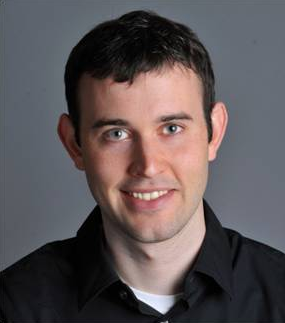
#> input picture Hybrid images/human.png, 285 x 323 px
$ jupyter execute --allow-errors Daniel_Gabriel_Urdas_P1.ipynb   (shell and % lines are left out)   (Python 2 division)   (older library calls are emulated)
#> lines starting #> are read from the running program, lines starting #| are printed output that depends on the picture
# Imagenes Hibiridas - Daniel Gabriel Urdas

## Cargamos las imagenes

[cell 1]
# Importamos las librerias necesarias
import matplotlib.pyplot as plt
from PIL import Image
import numpy as np
from scipy import ndimage
from scipy import fftpack
import time

[cell 2]
# Cargamos las imagenes
img_human = Image.open("human.png")
#> img_human is the input picture: PIL image 285x323 RGB; mean R, G, B 93.4, 85.4, 87.2
img_cat = Image.open("cat.png")
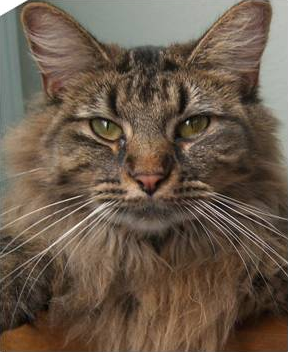
#> input picture Hybrid images/cat.png, 288 x 352 px
#> img_cat is the input picture: PIL image 288x352 RGB; mean R, G, B 106.2, 89.8, 74.4

# Redimensionamos las imagenes
size1=int(round(img_human.size[0]*(4/3.)));
#> size1 = 380
size2=int(round(img_human.size[1]*(4/3.)));
#> size2 = 431
img_human=img_human.resize((size1,size2), Image.ANTIALIAS)
#> img_human: PIL image 380x431 RGB

# Hacemos un crop de la imagen del hombre por tal de tener la cara alineada con la del gato
left = 50
top = 50
right = 51+img_cat.size[0]-1
#> right = 338
bottom = 51+img_cat.size[1]-1
#> bottom = 402
img_human=img_human.crop((left, top, right, bottom))
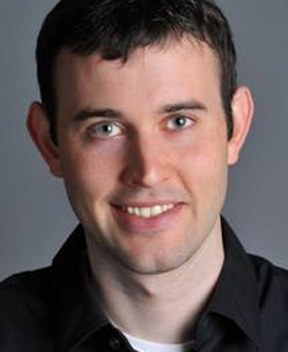
#> img_human: PIL image 288x352 RGB; mean R, G, B 105.5, 89.7, 88.2

# Pasamos las imagenes a numpy array y las convertimos a double
img_human_np = np.array(img_human).astype('double')
img_cat_np = np.array(img_cat).astype('double')

## Función gauss

###### Función gauss que dada la caracteristica sigma devuelve una matriz bidimensional de medida 6 * sigma + 1 que representa una mascara gaussiana

[cell 3]
def gauss(sigma):
    maskSize = 6 * sigma + 1
    mask = np.zeros((maskSize, maskSize))
    for x in range(maskSize):
        for y in range(maskSize):
            mask[x,y] = (1 / (2 * np.pi * sigma**2)) * np.exp(- (((x - (maskSize / 2.))**2 + (y - (maskSize / 2.))**2)/(2*sigma**2)))
    return mask

mask = gauss(9)
plt.imshow(mask)
plt.axis("off")
print "Suma de los elementos de la matriz: " + str(np.sum(mask))
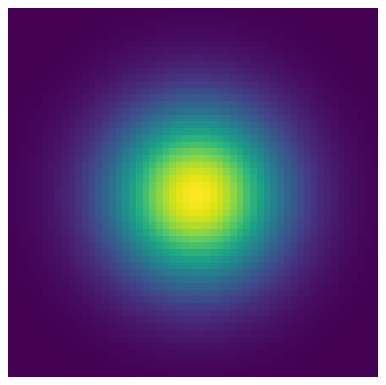
#> figure drawn by matplotlib, 1 panel

# Dominio del espacio

###### Función filtro_lp_e que dada una imagen, le aplica una mascara gaussiana por tal de eliminar las frecuencias altas. Se hace a traves de la convolución en el dominio del espacio

[cell 4]
def filtro_lp_e(img):
    mask = gauss(9)
    img_lp = np.zeros(img.shape)
    # Aplicamos la mascara por cada canal utilizando la convolución
    img_lp[:,:,0] = ndimage.convolve(img[:,:,0],mask, mode='constant')
    img_lp[:,:,1] = ndimage.convolve(img[:,:,1],mask, mode='constant')
    img_lp[:,:,2] = ndimage.convolve(img[:,:,2],mask, mode='constant')

    #Una vez convolucionada la imagen, la normalizamos por cada canal para no tener valores negativos
    img_lp[:,:,0] = img_lp[:,:,0] - np.min(img_lp[:,:,0])
    img_lp[:,:,1] = img_lp[:,:,1] - np.min(img_lp[:,:,1])
    img_lp[:,:,2] = img_lp[:,:,2] - np.min(img_lp[:,:,2])
    return img_lp

###### Utilizando el filtro pasa bajos en el dominio del espacio, obtenemos la imagen LP del hombre y la imagen HP del gato. A continuacón, fusionamos las dos imagenes por tal de crear la imagen hibrida.

[cell 5]
# Calculamos el tiempo que tarda en aplicar el filtro LP a las imagenes
t0 = time.time()
img1_lp = filtro_lp_e(img_human_np)
img2_lp = filtro_lp_e(img_cat_np)
#> in filtro_lp_e (call 2), `img_lp[:,:,0] = img_lp[:,:,0] - np.min(img_lp[:,:,0])`:
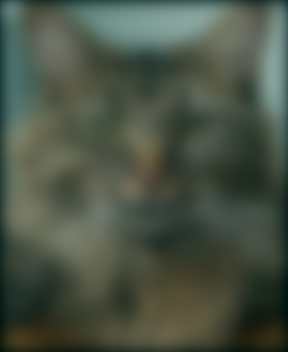
#> img_lp: shape (352, 288, 3) float64; mean R, G, B 74.5, 84.5, 69.8
t1 = time.time()
t_esp = t1 - t0

# Obtenemos la imagen HP del gato
img_cat_hp = img_cat_np - img2_lp

# Normalizamos la imagen HP del gato por cada canal
img_cat_hp[:,:,0] = img_cat_hp[:,:,0] - np.min(img_cat_hp[:,:,0])
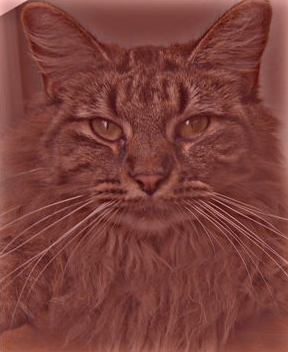
#> img_cat_hp: shape (352, 288, 3) float64; mean R, G, B 108.3, 22.5, 14.7; drawn with min black and max white
img_cat_hp[:,:,1] = img_cat_hp[:,:,1] - np.min(img_cat_hp[:,:,1])
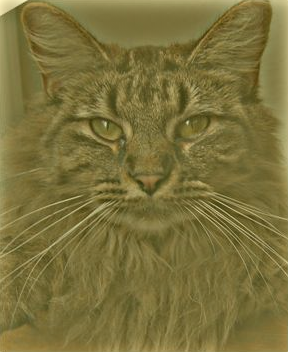
#> img_cat_hp: shape (352, 288, 3) float64; mean R, G, B 108.3, 93.4, 14.7; drawn with min black and max white
img_cat_hp[:,:,2] = img_cat_hp[:,:,2] - np.min(img_cat_hp[:,:,2])

# Fusionamos la imagen Lp del hombre con la imagen HP del gato
img_h_esp = (img1_lp + img_cat_hp) / 2.0
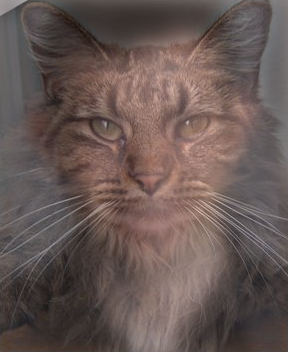
#> img_h_esp: shape (352, 288, 3) float64; mean R, G, B 103.6, 88.3, 84.8

# Mostramos los resultados en una figura
f1 = plt.figure(1)
plt.subplot(131)
imgplot2=plt.imshow(np.array(img1_lp).astype('uint8'))
imgplot2.set_cmap('gray')
plt.axis("off")
plt.title('Imagen LP', size=16)
plt.subplot(132)
imgplot2=plt.imshow(np.array(img_cat_hp).astype('uint8'))
imgplot2.set_cmap('gray')
plt.axis("off")
plt.title('Imagen HP', size=16)
plt.subplot(133)
imgplot2=plt.imshow(np.array(img_h_esp).astype('uint8'))
imgplot2.set_cmap('gray')
plt.axis("off")
plt.title('Imagen Hibrida', size=16)
plt.gcf().set_size_inches((14,14))
plt.show()
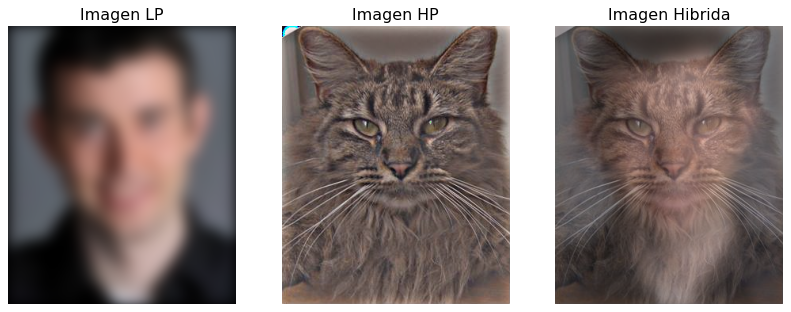
#> figure drawn by matplotlib, 3 panels

###### Función filtro_lp_freq que dada una imagen, le aplica un filtro pasa bajos (gaussiano) por tal de eliminar las frecuencias altas de la imagen(como pueden ser los contornos). Este filtro se le aplica en el dominio frecuencial y el procedimiento es el siguiente:
<br><br> 1. Hacemos la transformada de Fourier para los tres canales R G y B de la imagen.
<br> 2. Hacemos la transformada de Fourier para la mascara gaussiana.
<br> 3. Multiplicamos la matriz de la transformada de Fourier de la imagen con la de la mascara.<br>
<bf> 4. Hacemos la inversa de la transformada de Fourier por tal de recuperar la imagen que ahora tendra solo bajas frecuencias

<p>Observaciones: se han utilizado las funciones fft2 y ifft2 port tal de hacer la transformada de Fourier, respectivamente la anti transformada ya que tenemos la imagen en 2D y la función es mas rapida

[cell 6]
def filtro_lp_f(img):
    fftsize = 1024
    mask = gauss(9)
    # Pasamos la mascara a numpy array y la convertimos a double
    mask = np.array(mask,'double')
    # Hacemos la transformada de Fourier de la mascara
    mask_fft = fftpack.fft2(mask, (fftsize, fftsize))

    img_fft = np.zeros((fftsize, fftsize, 3))
    # Hacemos la transformada de Fourier para cada canal de la imagen y el resultado lo multiplicamos con la transformada de la mascara
    img_fft[:,:,0] = fftpack.fft2(img[:,:,0],(fftsize, fftsize)) * mask_fft
    img_fft[:,:,1] = fftpack.fft2(img[:,:,1],(fftsize, fftsize)) * mask_fft
    img_fft[:,:,2] = fftpack.fft2(img[:,:,2],(fftsize, fftsize)) * mask_fft

    img_lp = img_fft.copy()
    # Hacemos la anti transformada de Fourier por tal de pasar la imagen en el dominio del espacio
    img_lp[:,:,0] = fftpack.ifft2(img_fft[:,:,0])
    img_lp[:,:,1] = fftpack.ifft2(img_fft[:,:,1])
    img_lp[:,:,2] = fftpack.ifft2(img_fft[:,:,2])

    hs=np.floor(mask.shape[0]/2.)
    # Recortamos el area de la imagen original
    im_crop = img_lp[hs:img.shape[0]+hs, hs:img.shape[1]+hs]
    return im_crop

# Transformada de Fourier paso a paso

###### A continuación aplicaremos el filtro gaussiano (LP) a una imagen en el dominio de la frecuencia mostrando todos los pasos por tal de verificar que el proceso funciona correctamente. Se ha utilizado la imagen en escala de grises por tal de agilizar el proceso

[cell 7]
fftsize = 1024
mask = gauss(9)

# Pasamos la mascara a numpy array y la convertimos a double
mask = np.array(mask,'double')
# Hacemos la transformada de Fourier de la mascara
mask_fft = fftpack.fft2(mask, (fftsize, fftsize))

#Convertimos la imagen a escala de grises
img_human_gray = img_human.convert('L')
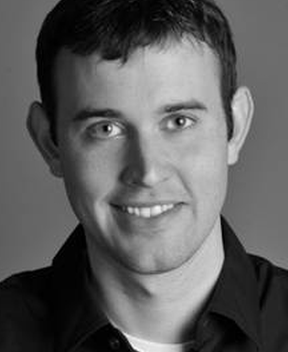
#> img_human_gray: PIL image 288x352 L; min 0, max 253, mean 94.3
#Convertimos la imagen a double
img_human_gray_np = np.array(img_human_gray).astype('double')

img_fft = np.zeros((fftsize, fftsize, 1))
#Aplicamos la transformada de Fourier sobre la imagen
img_fft = fftpack.fft2(img_human_gray_np,(fftsize, fftsize))

# Multiplicamos la transformada de la imagen con la transformada de la mascara por tal de obtener la imagen LP
img_fil_fft = img_fft * mask_fft

img_lp = np.zeros((fftsize, fftsize, 1))
# Hacemos la anti transofrmada de Fourier a la imagen LP por tal de pasarla al dominio del espacio
img_lp = fftpack.ifft2(img_fil_fft)

#Recortamos el area de la imagen original
hs=np.floor(mask.shape[0]/2.)
#> (the rest of this cell did not finish here and is left out)

###### Utilizando el filtro pasa bajos en el dominio de la frecuencia, obtenemos la imagen LP del hombre y la imagen HP del gato. A continuacón, fusionamos las dos imagenes por tal de crear la imagen hibrida

[cell 8]
# Calculamos el tiempo que tarda en aplicar el filtro LP a las imagenes
t0 = time.time()
#> (the rest of this cell did not finish here and is left out)

#> in filtro_lp_f, `img_lp[:,:,2] = fftpack.ifft2(img_fft[:,:,2])`:
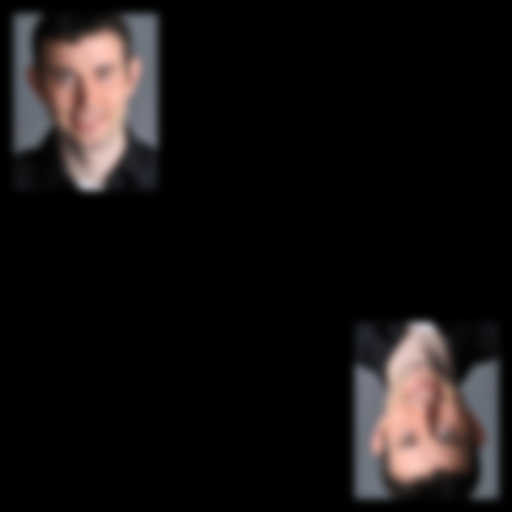
#> img_lp: shape (1024, 1024, 3) float64 (shown at 1/2 size); mean R, G, B 10.2, 8.6, 8.5; drawn with min black and max white
